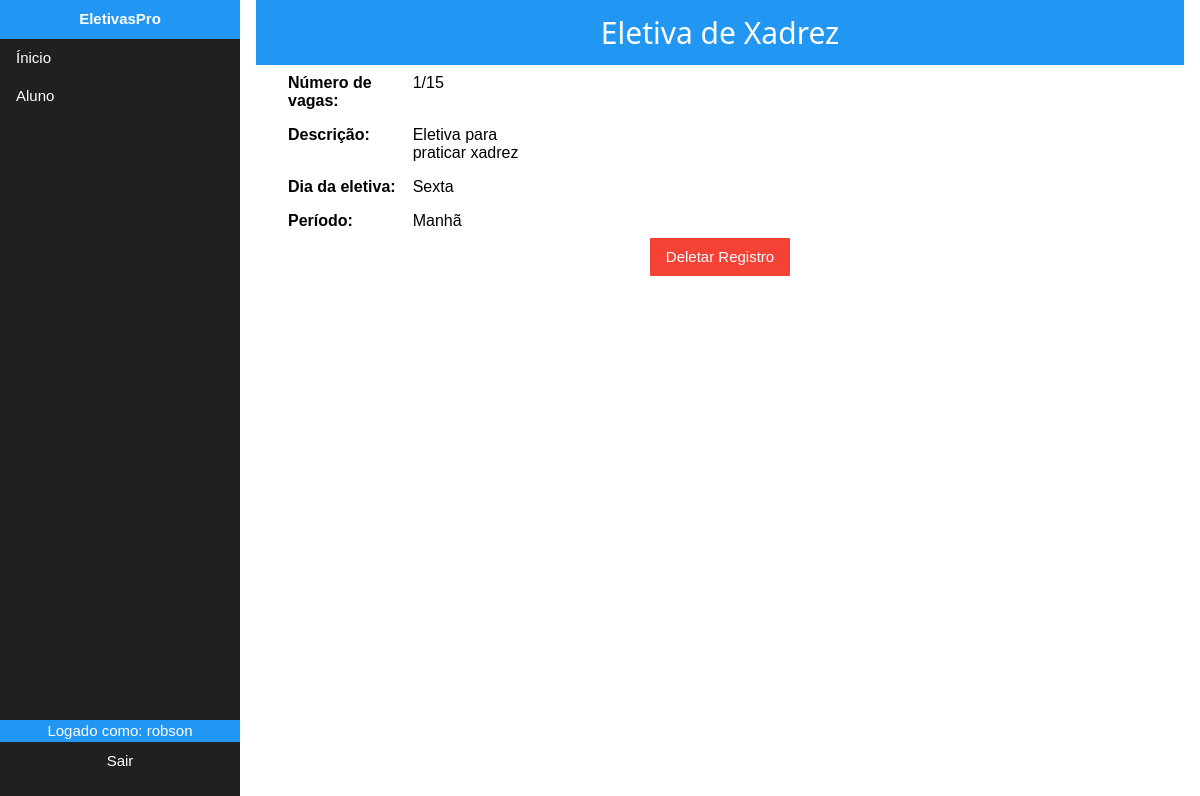
The page /aluno/eletivas/registros/19 (signed in) on the database its author committed.
### aluno/models.py (models this page shows, shortened)
class Aluno(models.Model):
    series = (
        (1,'1 Série'),
        (2,'2 Série'),
        (3,'3 Série'),
    )
    turmas = (
        ('A', 'TURMA A'),
        ('B', 'TURMA B'),
        ('C', 'TURMA C'),
        ('D', 'TURMA D'),
    )
    sige = models.CharField("Matricula do SIGE",max_length=7,unique=True,blank=True,null=True)
    nome = models.CharField("Nome", max_length=100)
    serie = models.IntegerField("Numero da série",choices=series, default=1)
    turma = models.CharField("Turma ", max_length=1,choices=turmas,default='A')
    cpf = models.CharField("CPF", max_length=11,blank=True,null=True)

class RegistroEletiva(models.Model):
    escolhas =(
        ('Sim' , 1),
        ('Não' , 0),
    )
    eletiva = models.ForeignKey(Eletiva,on_delete=models.CASCADE)
    aluno = models.ForeignKey(Aluno,on_delete=models.CASCADE)
    data = models.DateTimeField("Data de criação", default=datetime.now())
    ativo = models.IntegerField("A eletiva está ativada", choices=escolhas, default=1)

### professor/models.py (models this page shows, shortened)
class Eletiva(models.Model):
    dias = (
        ('1','Segunda'),
        ('2','Terça'),
        ('3','Quarta'),
        ('4','Quinta'),
        ('5','Sexta'),
    )
    periodos = (
        ('1', 'Manhã'),
        ('2','Tarde'),
    )
    ativo = (
        (1,'Ativo'),
        (2,'Não Ativo'),
    )
    professor = models.ForeignKey(Professor,on_delete=models.CASCADE)
    nome = models.CharField("Nome",max_length=50)
    vagas = models.IntegerField("Número disponível de vagas",default=32)
    vagas_usadas = models.IntegerField("Vagas_preenchidas (deixe zero!)", default=0)
    dia = models.CharField("Dia da eletiva",max_length=1,choices=dias,default='1')
    periodo = models.CharField("Período da eletiva",max_length=1,choices=periodos,default='1')
    desc = models.TextField("Descrição da eletiva")
    ativa = models.IntegerField("Ativado",choices=ativo,default=1)

### aluno/auth_aluno.py (the view)
    def checar_logado(request, **kwargs):
        try:
            if request.session['aluno_logado'] == True:
                return view(request,**kwargs)
            else:
                return redir_entrar(request,**kwargs)
        except KeyError:
            return redir_entrar(request,**kwargs)

### aluno/auth_aluno.py (called while the page is built)
def require_aluno_logged(view):
    def redir_entrar(request, **kwargs):
        return redirect(reverse("aluno:entrar"))
    def checar_logado(request, **kwargs):
        try:
            if request.session['aluno_logado'] == True:
                return view(request,**kwargs)
            else:
                return redir_entrar(request,**kwargs)
        except KeyError:
            return redir_entrar(request,**kwargs)
    return checar_logado

### aluno/views.py (called while the page is built)
@require_aluno_logged
def registro(request,id):
    context = {
        'aluno' : Aluno.objects.get(pk=request.session['aluno_id']),
        'eletiva' : RegistroEletiva.objects.get(pk=id),
    }
    return render(request,'eletivas/aluno/registro.html',context)

### aluno/templates/eletivas/aluno/registro.html (shortened to what this page needs)
{%include 'base/navbar_aluno.html'%}
<html>
<head>
</head>
<body>
    <div class="w3-container" style="margin-left: 20%;">
        <div class="w3-container w3-blue" style="text-align: center;">
            <h2>{{eletiva.eletiva.nome}}</h2>
        </div>
        <div class="w3-container ">
            <table class="w3-table" style="width:30%;">
                <tr>
                    <th>
                        Número de vagas:
                    </th>
                    <td>{{eletiva.eletiva.vagas_usadas}}/{{eletiva.eletiva.vagas}}</td>
                </tr>
                <tr>
                    <th>
                        Descrição:
                    </th>
                    <td>{{eletiva.eletiva.desc}}</td>
                </tr>
                <tr>
                    <th>Dia da eletiva: </th>
                    <td>{{ eletiva.eletiva.get_dia_display }}</td>
                </tr>
                <tr>
                    <th>Período: </th>
                    <td>{{ eletiva.eletiva.get_periodo_display }}</td>
                </tr>
            </table>
        </div>
        <div class="w3-container w3-center">
            <a class="w3-btn w3-red w3-center" href="{%url 'aluno:deletar_registro' id=eletiva.pk%}">Deletar Registro</a>
        </div>
    </div>
</body>
</html>

### home/templates/base/navbar_aluno.html (shortened to what this page needs)
{% load static %}
<head>
    <link rel="stylesheet" href="{% static 'css/w3.css'%}">
    <link rel="stylesheet" href="{% static 'css/navbar.css' %}">
</head>
<body>
    <div class="w3-sidebar w3-bar-block" style="width:20%;background-color:#202020;color:white;">
        <a href="#index" class="w3-bar-item w3-button w3-blue w3-hover-blue w3-center"><b>EletivasPro</b></a>
        <a href="{%url 'aluno:index'%}" class="w3-hover-blue w3-bar-item w3-button">Ínicio</a>
            <button class="w3-button w3-block w3-left-align w3-hover-blue" onclick="AlunoAccFunc()">
                Aluno
                </button>
            </div>
            <div>
                    <p class="w3-blue w3-bottom w3-left-align w3-center" style="width: 20%;margin-bottom: 58px;">Logado como: {{aluno.nome}}</p>
                </div>
            <a class="w3-bar-item w3-button w3-hover-blue w3-bottom w3-left-align w3-center" style="width: 20%;margin-bottom: 20px; color: white;" href="{% url 'professor:sair'%}">Sair</a>
</body>

### home/static/css/w3.css (style rules this page uses)
html { box-sizing:border-box }
*,*:before,*:after { box-sizing:inherit }
html { -ms-text-size-adjust:100%;-webkit-text-size-adjust:100% }
body { margin:0 }
a { background-color:transparent;-webkit-text-decoration-skip:objects }
button,input,select,textarea { font:inherit;margin:0 }
button,input { overflow:visible }
button,select { text-transform:none }
button,html [type=button],[type=reset],[type=submit] { -webkit-appearance:button }
html,body { font-family:Verdana,sans-serif;font-size:15px;line-height:1.5 }
html { overflow-x:hidden }
h2 { font-size:30px }
h1,h2,h3,h4,h5,h6 { font-family:"Segoe UI",Arial,sans-serif;font-weight:400;margin:10px 0 }
a { color:inherit }
.w3-table,.w3-table-all { border-collapse:collapse;border-spacing:0;width:100%;display:table }
.w3-table td,.w3-table th,.w3-table-all td,.w3-table-all th { padding:8px 8px;display:table-cell;text-align:left;vertical-align:top }
.w3-table th:first-child,.w3-table td:first-child,.w3-table-all th:first-child,.w3-table-all td:first-child { padding-left:16px }
.w3-btn,.w3-button { border:none;display:inline-block;padding:8px 16px;vertical-align:middle;overflow:hidden;text-decoration:none;color:inherit;background-color:inherit;text-align:center;cursor:pointer;white-space:nowrap }
.w3-btn,.w3-button { -webkit-touch-callout:none;-webkit-user-select:none;-khtml-user-select:none;-moz-user-select:none;-ms-user-select:none;user-select:none }
.w3-sidebar { height:100%;width:200px;background-color:#fff;position:fixed!important;z-index:1;overflow:auto }
.w3-bar-block .w3-bar-item { width:100%;display:block;padding:8px 16px;text-align:left;border:none;white-space:normal;float:none;outline:0 }
.w3-block { display:block;width:100% }
.w3-container:after,.w3-container:before,.w3-panel:after,.w3-panel:before,.w3-row:after,.w3-row:before,.w3-row-padding:after,.w3-row-padding:before, .w3-cell-row:before,.w3-cell-row:after,.w3-clear:after,.w3-clear:before,.w3-bar:before,.w3-bar:after { content:"";display:table;clear:both }
.w3-top,.w3-bottom { position:fixed;width:100%;z-index:1 }
.w3-bottom { bottom:0 }
.w3-container,.w3-panel { padding:0.01em 16px }
.w3-left-align { text-align:left!important }
.w3-center { text-align:center!important }
.w3-blue,.w3-hover-blue:hover { color:#fff!important;background-color:#2196F3!important }
.w3-red,.w3-hover-red:hover { color:#fff!important;background-color:#f44336!important }

### home/static/css/navbar.css (style rules this page uses)
body { margin: 0; }

### rows shown on the page
Aluno: nome "robson"
RegistroEletiva: eletiva.nome "Eletiva de Xadrez", eletiva.vagas_usadas "1", eletiva.vagas "15", eletiva.desc "Eletiva para praticar xadrez", eletiva.dia "Sexta", eletiva.periodo "Manhã"
